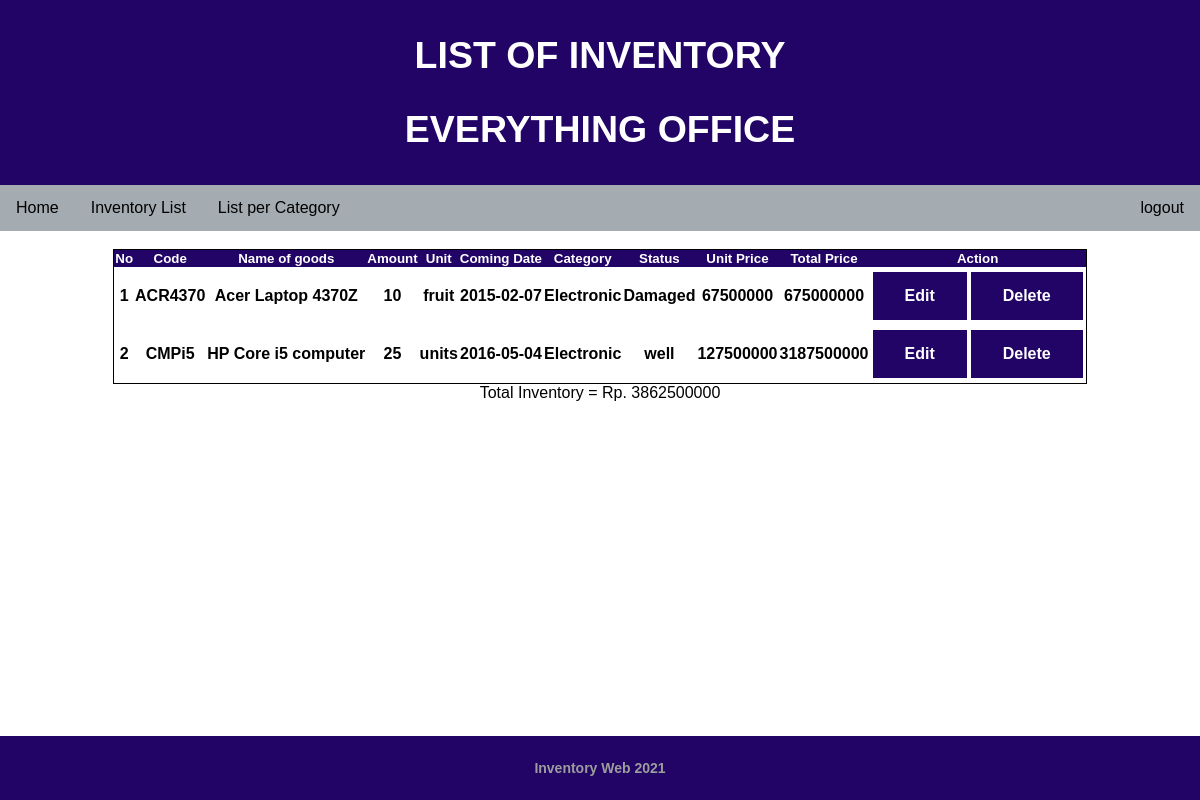
Screenshot of /electro.php (signed in) with the database file from the repository.
### tables this page shows
CREATE TABLE `inventory` (
  `item_id` varchar(10) NOT NULL,
  `item_name` varchar(30) NOT NULL,
  `amount` int(11) NOT NULL,
  `unit` varchar(15) NOT NULL,
  `arrival_date` date NOT NULL,
  `category` varchar(20) NOT NULL,
  `item_status` varchar(20) NOT NULL,
  `price` int(20) NOT NULL
);

### electro.php (the view, shortened to what this page needs)
<?php
    require 'connection.php';
    $user_products_query="SELECT * FROM `inventory` WHERE category = 'electronic' ORDER BY `inventory`.`price` ASC";
    $total=0;
?>
<!DOCTYPE html>
<html lang="en">
<head>
    <link rel="stylesheet" href="css/style.css" type="text/css">
</head>
<body>
<div>
            <?php
               require 'header.php';
            ?>
            <br>
            <div class="container">
            <center>
                <table class="table">
                    <tbody>
                        <tr style="background-color:#210466;color:white;font-size:smaller">
                        <th>No</th><th>Code</th><th>Name of goods</th><th>Amount</th><th>Unit</th><th>Coming Date</th><th>Category</th><th>Status</th><th>Unit Price</th><th>Total Price</th><th>Action</th>
                        </tr>
                       <?php
                        $user_products_result=mysqli_query($con,$user_products_query) or die(mysqli_error($con));
                        $counter=1;
                       while($row=mysqli_fetch_array($user_products_result)){
                        $sum=$row['amount']*$row['price'];
                        $total=$total+$sum;
                         ?>
                        <tr>
                            <th><?php echo $counter ?></th><th><?php echo $row['item_id']?></th><th><?php echo $row['item_name']?></th><th><?php echo $row['amount']?></th><th><?php echo $row['unit']?></th>
                            <th><?php echo $row['arrival_date']?></th><th><?php echo $row['category']?></th><th><?php echo $row['item_status']?></th><th><?php echo $row['price']?></th><th><?php echo $sum?></th><th><a href='cart_remove.php?id=<?php echo $row['id'] ?>' class="button" >Edit</a><a href='cart_remove.php?id=<?php echo $row['item_id'] ?>' class="button" >Delete</a></th>
                        </tr>
                       <?php $counter=$counter+1;}?>
                    </tbody>
                </table>
            Total Inventory = Rp. <?php echo $total;?>
            </center>
            </div>
            <br><br><br><br><br><br><br><br><br><br>
            <footer class="footer"  style="background-color: #210466;">
               <div class="container" style="background-color: #210466;">
               <center>
                   <p>Inventory Web 2021</p>
               </center>
               </div>
           </footer>
        </div>
</body>
</html>

### css/style.css (style rules this page uses)
body { font-family : Montserrat, sans-serif; margin: 0; }
footer { background-color:#101010; color:#9d9d9d; font-size:14px; font-weight:bold; padding:10px; bottom:0; }
html { min-height:100%; position:relative; }
.footer { position: absolute; bottom:0; right:0; left:0; }
table { border: 1px solid black; border-collapse: collapse; }
.button { background-color: #210466; border: none; color: white; padding: 15px 32px; text-align: center; text-decoration: none; display: inline-block; font-size: 16px; margin: 4px 2px; cursor: pointer; }

### rows the page displays
inventory: item_id "ACR4370", item_name "Acer Laptop 4370Z", amount "10", unit "fruit", arrival_date "2015-02-07", category "Electronic", item_status "Damaged", price "67500000", sum "675000000"
inventory: item_id "CMPi5", item_name "HP Core i5 computer", amount "25", unit "units", arrival_date "2016-05-04", category "Electronic", item_status "well", price "127500000", sum "3187500000"

### other values shown
$total "3862500000"
